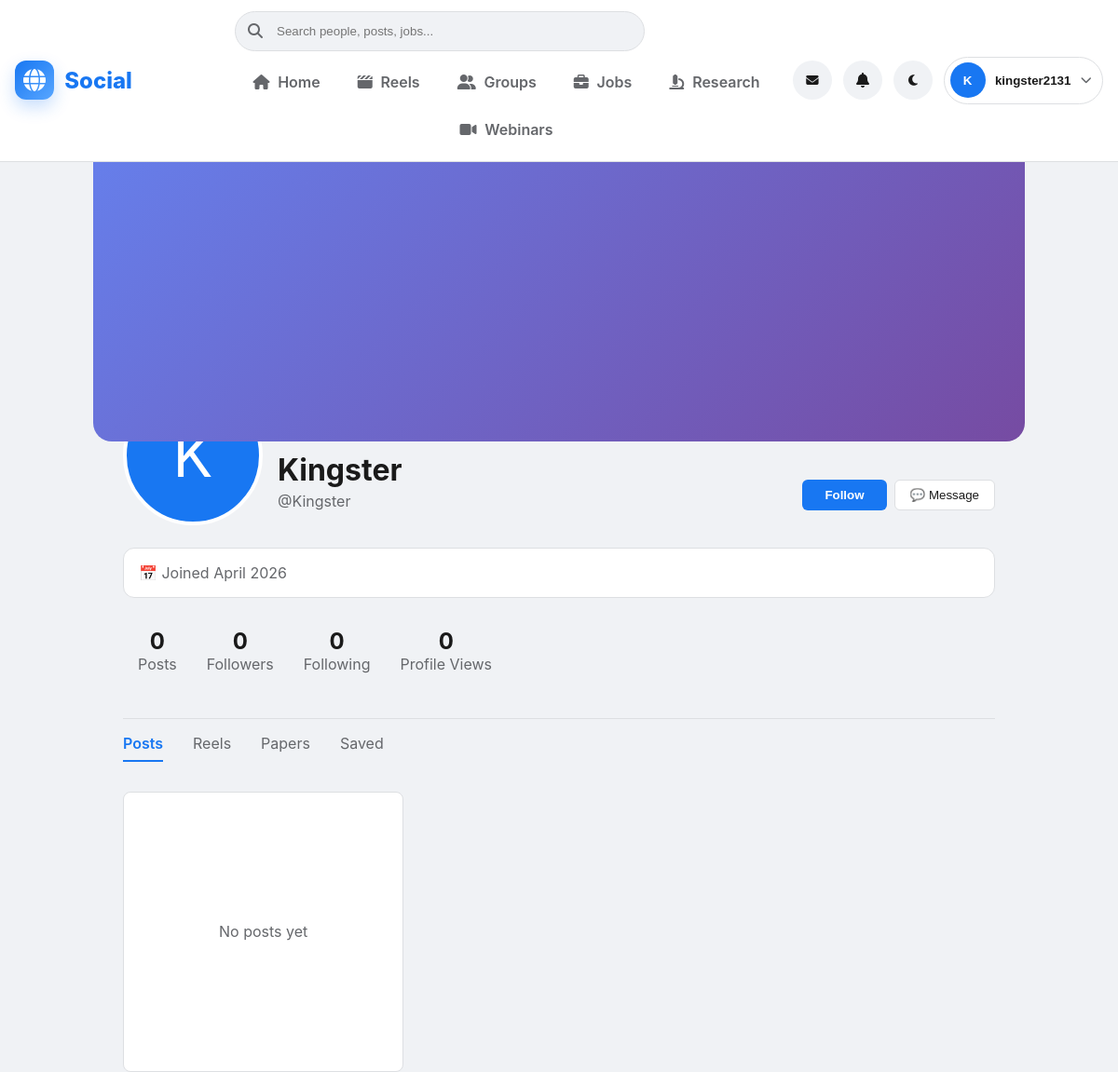
Page /accounts/profile/Kingster/ (signed in) on the committed database.
### accounts/models.py (models this page shows, shortened)
class User(AbstractUser):
    email = models.EmailField(
        _('email address'),
        unique=True,  # ⭐ Har user ka email unique hoga
        help_text=_('Required. Enter a valid email address.')
    )
    bio = models.TextField(
        _('bio'),
        max_length=500,
        blank=True,
        help_text=_('Tell us about yourself (max 500 characters)')
    )
    location = models.CharField(
        _('location'),
        max_length=100,
        blank=True,
        help_text=_('City, Country')
    )
    website = models.URLField(
        _('website'),
        max_length=200,
        blank=True
    )
    birth_date = models.DateField(
        _('birth date'),
        null=True,
        blank=True
    )
    avatar = models.ImageField(
        _('avatar'),
        upload_to='avatars/',  # media/avatars/ folder mein save hoga
        blank=True,
        null=True,
        help_text=_('Profile picture')
    )
    cover_photo = models.ImageField(
        _('cover photo'),
        upload_to='covers/',
        blank=True,
        null=True,
        help_text=_('Cover photo for profile')
    )
    created_at = models.DateTimeField(auto_now_add=True)
    updated_at = models.DateTimeField(auto_now=True)
    is_private = models.BooleanField(
        _('private account'),
        default=False,
        help_text=_('If checked, only followers can see your posts')
    )
    following = models.ManyToManyField(
        'self',
        symmetrical=False,
        related_name='followers',
        blank=True,
        verbose_name=_('following')
    )
    email_verified = models.BooleanField(
        _('email verified'),
        default=False
    )
    otp = models.CharField(_('OTP'), max_length=6, blank=True, null=True)
    otp_expiry = models.DateTimeField(_('OTP expiry'), blank=True, null=True)
    USERNAME_FIELD = 'email'  # ⭐ Email se login hoga (username nahi)
    REQUIRED_FIELDS = ['username']  # Email ke alawa username bhi puchhega createsuperuser
    class Meta:
        verbose_name = _('user')
        verbose_name_plural = _('users')
        ordering = ['-date_joined']
    def get_full_name(self):
        if self.first_name and self.last_name:
            return f"{self.first_name} {self.last_name}"
        return self.username

class Profile(models.Model):
    GENDER_CHOICES = [
        ('M', _('Male')),
        ('F', _('Female')),
        ('O', _('Other')),
        ('N', _('Prefer not to say')),
    ]
    user = models.OneToOneField(
        User,
        on_delete=models.CASCADE,  # User delete hone pe Profile bhi delete
        related_name='profile'
    )
    pronouns = models.CharField(
        _('pronouns'),
        max_length=20,
        blank=True,
        help_text=_('e.g., he/him, she/her, they/them')
    )
    gender = models.CharField(
        _('gender'),
        max_length=1,
        choices=GENDER_CHOICES,
        blank=True
    )
    phone = models.CharField(
        _('phone number'),
        max_length=15,
        blank=True
    )
    linkedin = models.URLField(_('LinkedIn'), blank=True)
    twitter = models.URLField(_('Twitter/X'), blank=True)
    github = models.URLField(_('GitHub'), blank=True)
    instagram = models.URLField(_('Instagram'), blank=True)
    show_email = models.BooleanField(_('show email publicly'), default=False)
    show_birth_date = models.BooleanField(_('show birth date'), default=False)
    profile_views = models.PositiveIntegerField(default=0)

### accounts/views.py (the view)
# urls.py: path('profile/', views.profile_view, name='profile'),
@login_required
def profile_view(request, username=None):
    if username:
        profile_user = get_object_or_404(User, username=username)
    else:
        profile_user = request.user
    is_own_profile = (profile_user == request.user)
    from .models import Profile
    profile, _ = Profile.objects.get_or_create(user=profile_user)
    context = {
        'profile_user': profile_user,
        'is_own_profile': is_own_profile,
        'profile': profile,
    }
    return render(request, 'accounts/profile.html', context)

### templates/accounts/profile.html (shortened to what this page needs)
{% extends 'base.html' %}
{% load static %}
{% block content %}
<div style="max-width: 1000px; margin: 0 auto;">
    <div style="height: 300px; background: linear-gradient(135deg, #667eea 0%, #764ba2 100%); border-radius: 0 0 20px 20px; position: relative; overflow: hidden;">
    </div>
    <div style="padding: 0 2rem;">
        <div style="display: flex; justify-content: space-between; align-items: flex-end; margin-top: -60px;">
            <div style="display: flex; align-items: flex-end; gap: 1rem;">
                <div style="width: 150px; height: 150px; border-radius: 50%; border: 4px solid var(--card-bg); background: var(--accent-color); overflow: hidden;">
                    {% if profile_user.avatar %}
                        <img src="{{ profile_user.avatar.url }}" alt="Avatar" style="width: 100%; height: 100%; object-fit: cover;">
                    {% else %}
                        <div style="width: 100%; height: 100%; display: flex; align-items: center; justify-content: center; font-size: 4rem; color: white;">
                            {{ profile_user.username|first|upper }}
                        </div>
                    {% endif %}
                </div>
                <div style="margin-bottom: 1rem;">
                    <h1 style="color: var(--text-primary); margin-bottom: 0.25rem;">
                        {{ profile_user.get_full_name }}
                    </h1>
                    <p style="color: var(--text-secondary);">@{{ profile_user.username }}</p>
                </div>
            </div>
            <div style="margin-bottom: 1rem; display: flex; gap: 0.5rem;">
                {% if is_own_profile %}
                    <a href="{% url 'accounts:profile_edit' %}"
                       style="padding: 0.5rem 1rem; background: var(--card-bg); color: var(--text-primary); text-decoration: none; border: 1px solid var(--border-color); border-radius: 6px;">
                        ✏️ Edit Profile
                    </a>
                    <a href="{% url 'accounts:settings' %}"
                       style="padding: 0.5rem 1rem; background: var(--card-bg); color: var(--text-primary); text-decoration: none; border: 1px solid var(--border-color); border-radius: 6px;">
                        ⚙️ Settings
                    </a>
                {% else %}
                    <button style="padding: 0.5rem 1.5rem; background: var(--accent-color); color: white; border: none; border-radius: 6px; cursor: pointer; font-weight: 600;">
                        Follow
                    </button>
                    <button style="padding: 0.5rem 1rem; background: var(--card-bg); color: var(--text-primary); border: 1px solid var(--border-color); border-radius: 6px; cursor: pointer;">
                        💬 Message
                    </button>
                {% endif %}
            </div>
        </div>
        <div style="margin-top: 1.5rem; padding: 1rem; background: var(--card-bg); border: 1px solid var(--border-color); border-radius: 12px;">
            <div style="display: flex; gap: 1.5rem; color: var(--text-secondary);">
                <span>📅 Joined {{ profile_user.date_joined|date:"F Y" }}</span>
            </div>
        </div>
        <div style="display: flex; gap: 2rem; margin-top: 1rem; padding: 1rem;">
            <div style="text-align: center;">
                <div style="font-size: 1.5rem; font-weight: bold; color: var(--text-primary);">0</div>
                <div style="color: var(--text-secondary);">Posts</div>
            </div>
            <div style="text-align: center;">
                <div style="font-size: 1.5rem; font-weight: bold; color: var(--text-primary);">0</div>
                <div style="color: var(--text-secondary);">Followers</div>
            </div>
            <div style="text-align: center;">
                <div style="font-size: 1.5rem; font-weight: bold; color: var(--text-primary);">0</div>
                <div style="color: var(--text-secondary);">Following</div>
            </div>
            <div style="text-align: center;">
                <div style="font-size: 1.5rem; font-weight: bold; color: var(--text-primary);">{{ profile.profile_views }}</div>
                <div style="color: var(--text-secondary);">Profile Views</div>
            </div>
        </div>
        <div style="margin-top: 2rem; border-top: 1px solid var(--border-color);">
            <div style="display: flex; gap: 2rem; padding: 1rem 0;">
                <a href="#" style="color: var(--accent-color); text-decoration: none; font-weight: 600; border-bottom: 2px solid var(--accent-color); padding-bottom: 0.5rem;">Posts</a>
                <a href="#" style="color: var(--text-secondary); text-decoration: none;">Reels</a>
                <a href="#" style="color: var(--text-secondary); text-decoration: none;">Papers</a>
                <a href="#" style="color: var(--text-secondary); text-decoration: none;">Saved</a>
            </div>
            <div style="display: grid; grid-template-columns: repeat(3, 1fr); gap: 1rem; margin-top: 1rem;">
                <div style="aspect-ratio: 1; background: var(--card-bg); border: 1px solid var(--border-color); border-radius: 8px; display: flex; align-items: center; justify-content: center; color: var(--text-secondary);">
                    No posts yet
                </div>
            </div>
        </div>
    </div>
</div>
{% endblock %}

### templates/base.html (shortened to what this page needs)
<!DOCTYPE html>
<html lang="en">
<head>
    <link rel="stylesheet" href="https://cdnjs.cloudflare.com/ajax/libs/font-awesome/6.5.1/css/all.min.css">
</head>
<body x-data="{ darkMode: localStorage.getItem('darkMode') === 'true', openChat: false }"
      x-init="$watch('darkMode', value => {
          localStorage.setItem('darkMode', value);
          document.body.classList.toggle('dark-mode', value);
      })"
      :class="{ 'dark-mode': darkMode }">
    <nav class="navbar">
        <div class="navbar-shell">
            <div>
                <a href="{% url 'feed:feed' %}" class="brand-link">
                    <span class="brand-mark">
                        <i class="fas fa-globe"></i>
                    </span>
                    <span>Social</span>
                </a>
            </div>
            <div class="nav-center">
                <div class="desktop-only nav-search" x-data="{
                    query: '',
                    results: [],
                    showResults: false,
                    search: function() {
                        if (this.query.length < 2) {
                            this.results = [];
                            this.showResults = false;
                            return;
                        }
                        fetch(`/search/quick/?q=${encodeURIComponent(this.query)}`)
                            .then(response => response.json())
                            .then(data => {
                                this.results = data.results;
                                this.showResults = true;
                            });
                    }
                }">
                    <form method="get" action="{% url 'search:search' %}" style="position: relative;">
                        <input
                            type="text"
                            name="q"
                            x-model="query"
                            @input="search()"
                            @focus="showResults = true"
                            @click.away="showResults = false"
                            placeholder="Search people, posts, jobs..."
                        >
                        <i class="fas fa-search nav-search-icon"></i>
                    </form>
                </div>
                {% if user.is_authenticated %}
                    <div class="nav-main-links">
                        <a href="{% url 'feed:feed' %}" class="nav-link {% if request.resolver_match.namespace == 'feed' %}active{% endif %}">
                            <i class="fas fa-house"></i>
                            <span>Home</span>
                        </a>
                        <a href="{% url 'reels:feed' %}" class="nav-link {% if request.resolver_match.namespace == 'reels' %}active{% endif %}">
                            <i class="fas fa-clapperboard"></i>
                            <span>Reels</span>
                        </a>
                        <a href="{% url 'groups:list' %}" class="nav-link {% if request.resolver_match.namespace == 'groups' %}active{% endif %}">
                            <i class="fas fa-user-group"></i>
                            <span>Groups</span>
                        </a>
                        <a href="{% url 'jobs:job_list' %}" class="nav-link {% if request.resolver_match.namespace == 'jobs' %}active{% endif %}">
                            <i class="fas fa-briefcase"></i>
                            <span>Jobs</span>
                        </a>
                        <a href="{% url 'research:paper_list' %}" class="nav-link {% if request.resolver_match.namespace == 'research' %}active{% endif %}">
                            <i class="fas fa-microscope"></i>
                            <span>Research</span>
                        </a>
                        <a href="{% url 'webinars:list' %}" class="nav-link {% if request.resolver_match.namespace == 'webinars' %}active{% endif %}">
                            <i class="fas fa-video"></i>
                            <span>Webinars</span>
                        </a>
                    </div>
                {% endif %}
            </div>
            <div class="nav-right">
                {% if user.is_authenticated %}
                    <button @click="openChat = !openChat" class="nav-icon-button" title="Chat">
                        <i class="fas fa-envelope"></i>
                    </button>
                    <a href="{% url 'notifications:list' %}" class="nav-icon-button" title="Notifications">
                        <i class="fas fa-bell"></i>
                    </a>
                {% endif %}
                <button @click="darkMode = !darkMode" class="nav-icon-button" title="Toggle theme">
                    <i class="fas" :class="darkMode ? 'fa-sun' : 'fa-moon'"></i>
                </button>
                <div x-data="{ open: false }" style="position: relative;">
                    <button @click="open = !open" class="user-trigger">
                        <span class="user-avatar">
                            {% if user.is_authenticated %}
                                {{ user.username|first|upper }}
                            {% else %}
                                <i class="fas fa-user"></i>
                            {% endif %}
                        </span>
                        <span style="color: var(--text-primary); font-weight: 600;" class="desktop-only">
                            {% if user.is_authenticated %}
                                {{ user.username }}
                            {% else %}
                                Guest
                            {% endif %}
                        </span>
                        <i class="fas fa-chevron-down" style="color: var(--text-secondary); font-size: 0.75rem;"></i>
                    </button>
                </div>
            </div>
        </div>
    </nav>
    <main>
        {% block content %}
        {% endblock %}
    </main>
</body>
</html>

### rows in the picture
User: username|first "K", username "kingster2131"
User: username|first "K", get_full_name "Kingster", username "Kingster", date_joined "April 2026"
Profile: profile_views "0"
